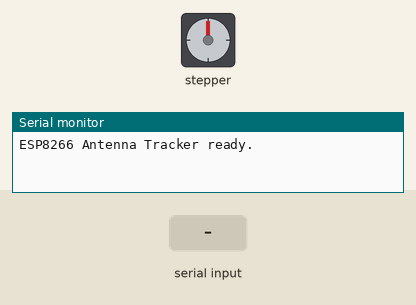
A sketch run on a simulated ESP8266 (NodeMCU). Shown: stepper motor, the last lines printed to the serial monitor. Inputs (shaded band) come from the test bench. Stepper angles assume 360 steps per turn.

Above: at 1.2 s.
1.3 s: "30,150,10\n" received over Serial
At 3.0 s:
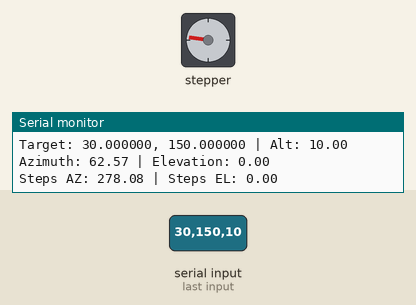
4.3 s: "90,45,200\n" received over Serial
At 4.75 s:
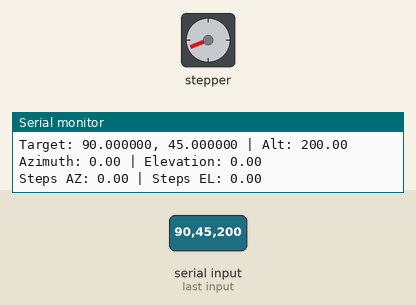
7.3 s: "1,90,45\n" received over Serial
At 7.75 s:
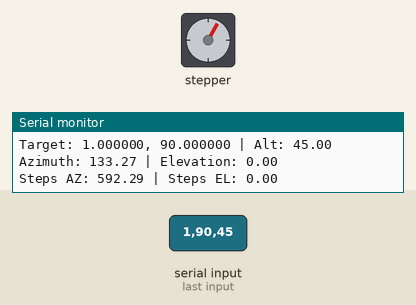
10.3 s: "90,45,200\n" received over Serial
At 10.45 s:
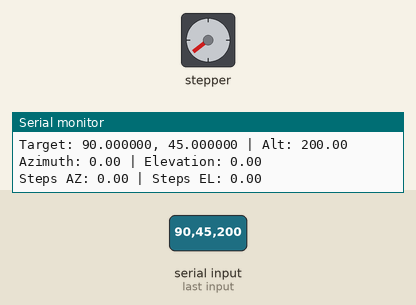
Timing chart, 0 to 13.9 s (numbered marks = the images above; inputs shaded):
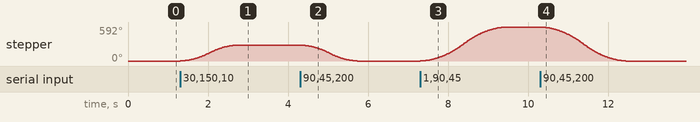

The sketch:

motor_control_excel.ino
```cpp
#include <AccelStepper.h>

// Stepper Pins
#define AZ_STEP_PIN D1
#define AZ_DIR_PIN D2
#define EL_STEP_PIN D3
#define EL_DIR_PIN D4

const float stepAngle = 1.8;
const int microstepping = 8;
const int stepsPerRev = (360 / stepAngle) * microstepping;
const float stepsPerDegree = stepsPerRev / 360.0;
const float gearRatioAz = 1.0;
const float gearRatioEl = 1.0;

AccelStepper stepperAz(AccelStepper::DRIVER, AZ_STEP_PIN, AZ_DIR_PIN);
AccelStepper stepperEl(AccelStepper::DRIVER, EL_STEP_PIN, EL_DIR_PIN);

// Ground station reference
const float groundLat = 12.9721;
const float groundLon = 77.5933;
const float groundAlt = 900;
const float initialAzimuth = 0.0;

unsigned long lastPacketTime = 0;
const unsigned long packetTimeout = 5000;

void setup() {
  Serial.begin(115200);

  stepperAz.setMaxSpeed(1000);
  stepperAz.setAcceleration(500);
  stepperEl.setMaxSpeed(1000);
  stepperEl.setAcceleration(500);

  Serial.println("ESP8266 Antenna Tracker ready.");
}

void loop() {
  static String input = "";

  while (Serial.available()) {
    char c = Serial.read();
    if (c == '\n') {
      processLine(input);
      input = "";
    } else {
      input += c;
    }
  }

  stepperAz.run();
  stepperEl.run();

  if (millis() - lastPacketTime > packetTimeout) {
    Serial.println("No new GPS data. Holding position.");
  }
}

void processLine(String line) {
  lastPacketTime = millis();
  line.trim();
  int idx1 = line.indexOf(',');
  int idx2 = line.lastIndexOf(',');

  if (idx1 == -1 || idx2 == -1 || idx2 <= idx1) return;

  float lat = line.substring(0, idx1).toFloat();
  float lon = line.substring(idx1 + 1, idx2).toFloat();
  float alt = line.substring(idx2 + 1).toFloat();

  float azimuth, elevation;
  calculateAzEl(groundLat, groundLon, groundAlt, lat, lon, alt, azimuth, elevation);

  float correctedAz = azimuth - initialAzimuth;
  if (correctedAz < 0) correctedAz += 360;

  float azSteps = correctedAz * stepsPerDegree * gearRatioAz;
  float elSteps = elevation * stepsPerDegree * gearRatioEl;

  stepperAz.moveTo(azSteps);
  stepperEl.moveTo(elSteps);

  Serial.print("Target: ");
  Serial.print(lat, 6); Serial.print(", ");
  Serial.print(lon, 6); Serial.print(" | Alt: ");
  Serial.println(alt);

  Serial.print("Azimuth: ");
  Serial.print(azimuth); Serial.print(" | Elevation: ");
  Serial.println(elevation);

  Serial.print("Steps AZ: ");
  Serial.print(azSteps); Serial.print(" | Steps EL: ");
  Serial.println(elSteps);
}

void calculateAzEl(float lat1, float lon1, float alt1,
                   float lat2, float lon2, float alt2,
                   float &azimuth, float &elevation) {
  const float R = 6371000;
  float lat1Rad = radians(lat1);
  float lat2Rad = radians(lat2);
  float deltaLonRad = radians(lon2 - lon1);

  float y = sin(deltaLonRad) * cos(lat2Rad);
  float x = cos(lat1Rad) * sin(lat2Rad) - sin(lat1Rad) * cos(lat2Rad) * cos(deltaLonRad);
  azimuth = atan2(y, x) * 180 / PI;
  if (azimuth < 0) azimuth += 360;

  float deltaLatRad = radians(lat2 - lat1);
  float a = sin(deltaLatRad / 2) * sin(deltaLatRad / 2) +
            cos(lat1Rad) * cos(lat2Rad) *
            sin(deltaLonRad / 2) * sin(deltaLonRad / 2);
  float c = 2 * atan2(sqrt(a), sqrt(1 - a));
  float d = R * c;

  float deltaAlt = alt2 - alt1;
  elevation = atan2(deltaAlt, d) * 180 / PI;
  if (elevation < 0) elevation = 0;
}
```

Measured:
- after the input at 1.3 s, stepper: turns 278° clockwise in 1.4 s, starting at once
- after the input at 4.3 s, stepper: turns 278° counter-clockwise in 1.4 s, starting at once
- after the input at 7.3 s, stepper: turns 592° clockwise in 2.1 s, starting at once
- after the input at 10.3 s, stepper: turns 592° counter-clockwise in 2.1 s, starting at once
